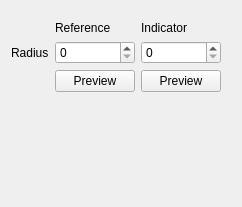
               <widget class="QWidget" name="binomialFilterPageScans">
                <layout class="QGridLayout" name="gridLayout_24">
                 <item row="0" column="0">
                  <layout class="QGridLayout" name="gridLayout_22">
                   <property name="topMargin">
                    <number>10</number>
                   </property>
                   <property name="rightMargin">
                    <number>10</number>
                   </property>
                   <item row="0" column="1">
                    <widget class="QLabel" name="label_32">
                     <property name="text">
                      <string>Reference</string>
                     </property>
                    </widget>
                   </item>
                   <item row="0" column="2">
                    <widget class="QLabel" name="label_33">
                     <property name="text">
                      <string>Indicator</string>
                     </property>
                    </widget>
                   </item>
                   <item row="1" column="0">
                    <widget class="QLabel" name="label_34">
                     <property name="text">
                      <string>Radius</string>
                     </property>
                    </widget>
                   </item>
                   <item row="1" column="1">
                    <widget class="QSpinBox" name="binomialOrderScansRefSpinBox"/>
                   </item>
                   <item row="1" column="2">
                    <widget class="QSpinBox" name="binomialOrderScansIndSpinBox"/>
                   </item>
                   <item row="2" column="1">
                    <widget class="QPushButton" name="previewBinomialScansRefBtn">
                     <property name="text">
                      <string>Preview</string>
                     </property>
                    </widget>
                   </item>
                   <item row="2" column="2">
                    <widget class="QPushButton" name="previewBinomialScansIndBtn">
                     <property name="text">
                      <string>Preview</string>
                     </property>
                    </widget>
                   </item>
                  </layout>
                 </item>
                 <item row="1" column="0">
                  <spacer name="verticalSpacer_5">
                   <property name="orientation">
                    <enum>Qt::Vertical</enum>
                   </property>
                   <property name="sizeHint" stdset="0">
                    <size>
                     <width>20</width>
                     <height>104</height>
                    </size>
                   </property>
                  </spacer>
                 </item>
                </layout>
               </widget>
